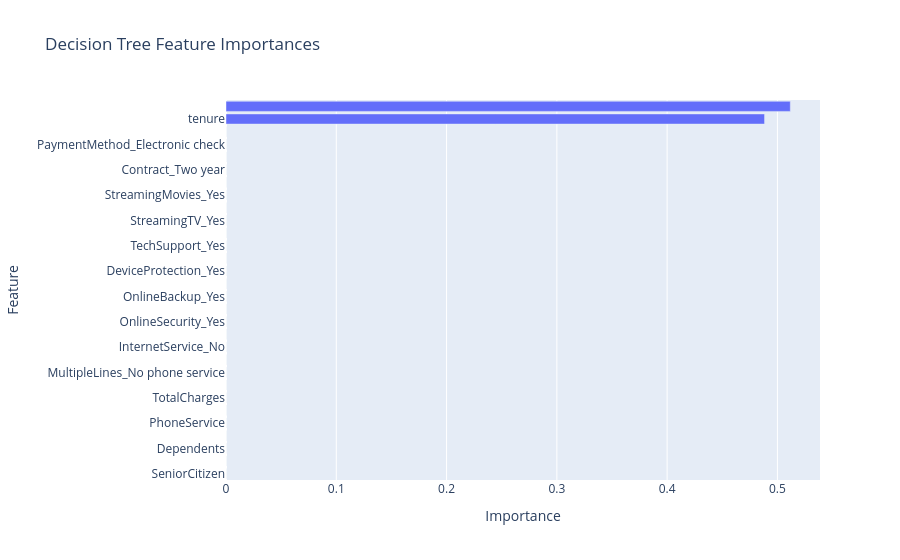

Notebook code for this chart:
### Markdown cell above
## 9. Feature Importance

Look inside your chosen model to see what it actually learned.

*Concepts/functions you may find useful:* `model.feature_importances_`, `pd.Series(importances, index=X.columns).sort_values()`, `plt.barh(...)`

**Task**
18. Extract and visualize `feature_importances_` for your chosen model. Which 3–5 features matter most?

### Code cell
# Task 18 — extract and visualize feature importances

import pandas as pd
import plotly.express as px

# Extract feature importances
feature_importance = pd.DataFrame({
    "Feature": X_train.columns,
    "Importance": final_model.feature_importances_
})

# Sort from highest to lowest
feature_importance = feature_importance.sort_values(
    by="Importance",
    ascending=False
)

# Display feature importances
print(feature_importance)

# Plot feature importances
fig = px.bar(
    feature_importance,
    x="Importance",
    y="Feature",
    orientation="h",
    title="Decision Tree Feature Importances",
    labels={
        "Importance": "Importance",
        "Feature": "Feature"
    }
)

fig.update_layout(
    yaxis={"categoryorder": "total ascending"}
)

fig.show()

### Figure 1 — Plotly figure (JSON) as saved in the notebook; plotly's stock layout.template omitted (floating-point values rounded to 4 significant figures)
{"data": [{"hovertemplate": "Importance=%{x}<br>Feature=%{y}<extra></extra>", "legendgroup": "", "marker": {"color": "#636efa", "pattern": {"shape": ""}}, "name": "", "orientation": "h", "showlegend": false, "textposition": "auto", "type": "bar", "x": [0.5117, 0.4883, 0.0, 0.0, 0.0, 0.0, 0.0, 0.0, 0.0, 0.0, 0.0, 0.0, 0.0, 0.0, 0.0, 0.0, 0.0, 0.0, 0.0, 0.0, 0.0, 0.0, 0.0, 0.0, 0.0, 0.0, 0.0, 0.0, 0.0, 0.0], "xaxis": "x", "y": ["InternetService_Fiber optic", "tenure", "SeniorCitizen", "Partner", "Dependents", "gender", "PhoneService", "PaperlessBilling", "TotalCharges", "MonthlyCharges", "MultipleLines_No phone service", "MultipleLines_Yes", "InternetService_No", "OnlineSecurity_No internet service", "OnlineSecurity_Yes", "OnlineBackup_No internet service", "OnlineBackup_Yes", "DeviceProtection_No internet service", "DeviceProtection_Yes", "TechSupport_No internet service", "TechSupport_Yes", "StreamingTV_No internet service", "StreamingTV_Yes", "StreamingMovies_No internet service", "StreamingMovies_Yes", "Contract_One year", "Contract_Two year", "PaymentMethod_Credit card (automatic)", "PaymentMethod_Electronic check", "PaymentMethod_Mailed check"], "yaxis": "y"}], "layout": {"barmode": "relative", "legend": {"tracegroupgap": 0}, "title": {"text": "Decision Tree Feature Importances"}, "xaxis": {"anchor": "y", "domain": [0, 1], "title": {"text": "Importance"}}, "yaxis": {"anchor": "x", "categoryorder": "total ascending", "domain": [0, 1], "title": {"text": "Feature"}}}}
